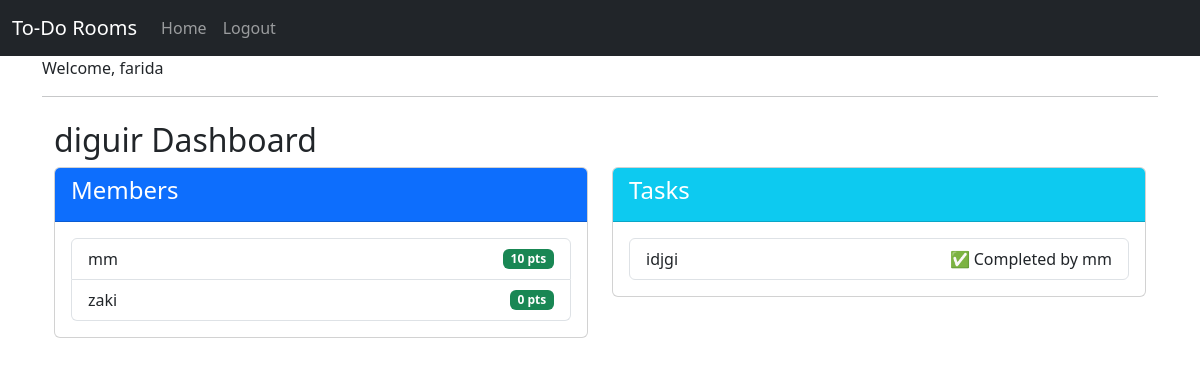
The page /dashboard/2/ (signed in) on the database its author committed.
### roommates/models.py (models this page shows, shortened)
class Room(models.Model):
    name = models.CharField(max_length=100)
    members = models.ManyToManyField(User, related_name='rooms', through='RoomMember')

class RoomMember(models.Model):
    user = models.ForeignKey(User, on_delete=models.CASCADE)
    room = models.ForeignKey(Room, on_delete=models.CASCADE)
    points = models.IntegerField(default=0)

class Task(models.Model):
    room = models.ForeignKey(
        Room,
        on_delete=models.CASCADE,
        related_name='tasks'
    )
    description = models.CharField(max_length=255)
    completed_by = models.ForeignKey(User, null=True, blank=True, on_delete=models.SET_NULL)
    created_by = models.ForeignKey(User, on_delete=models.CASCADE, related_name='created_tasks')
    is_completed = models.BooleanField(default=False)

### roommates/views.py (the view)
# urls.py: path('dashboard/<int:room_id>/', views.room_dashboard, name='room_dashboard'),
@login_required
def room_dashboard(request, room_id):
    room = get_object_or_404(Room, id=room_id)
    members = room.roommember_set.all().order_by('-points')
    tasks = Task.objects.filter(room=room)
    return render(request, 'roommates/dashboard.html', {
        'room': room,
        'members': members,
        'tasks': tasks
    })

### roommates/templates/roommates/dashboard.html (shortened to what this page needs)
{% extends "base.html" %}
{% block content %}
<div class="container mt-4">
    <h2>{{ room.name }} Dashboard</h2>
    <div class="row">
        <div class="col-md-6">
            <div class="card mb-4">
                <div class="card-header bg-primary text-white">
                    <h4>Members</h4>
                </div>
                <div class="card-body">
                    <ul class="list-group">
                        {% for member in members %}
                            <li class="list-group-item d-flex justify-content-between align-items-center">
                                {{ member.user.username }}
                                <span class="badge bg-success">{{ member.points }} pts</span>
                            </li>
                        {% endfor %}
                    </ul>
                </div>
            </div>
        </div>
        <div class="col-md-6">
            <div class="card">
                <div class="card-header bg-info text-white">
                    <h4>Tasks</h4>
                </div>
                <div class="card-body">
                    {% if tasks %}
                        <ul class="list-group">
                            {% for task in tasks %}
                                <li class="list-group-item d-flex justify-content-between align-items-center">
                                    {{ task.description }}
                                    {% if task.is_completed %}
                                        <span>
                                            ✅ Completed by {{ task.completed_by.username }}
                                        </span>
                                    {% endif %}
                                </li>
                            {% endfor %}
                        </ul>
                    {% else %}
                        <li class="list-group-item">No tasks created yet.</li>
                    {% endif %}
                </div>
            </div>
        </div>
    </div>
</div>
{% endblock %}

### roommates/templates/base.html (shortened to what this page needs)
{% load static %}
{% load widget_tweaks %}
<!DOCTYPE html>
<html lang="en">
    <head>
        <link rel="stylesheet" href="https://cdn.jsdelivr.net/npm/bootstrap@5.3.0/dist/css/bootstrap.min.css">
    </head>
    <body>
        <nav class="navbar navbar-expand-lg navbar-dark bg-dark">
            <div class="container-fluid">
                <a class="navbar-brand" href="#">To-Do Rooms</a>
                <div class="collapse navbar-collapse">
                    <ul class="navbar-nav me-auto">
                        <li class="nav-item">
                            <a class="nav-link" href="{% url 'homepage' %}">Home</a>
                        </li>
                        <li class="nav-item">
                            {% if user.is_authenticated %}
                                <a class="nav-link" href="{% url 'logout' %}">Logout</a>
                            {% else %}
                                <a class="nav-link" href="{url 'login'}">Login</a>
                            {% endif %}
                        </li>
                    </ul>
                </div>
            </div>
        </nav>
        <div class="container">
            {% if user.is_authenticated %}
                <p>Welcome, {{ user.username }}</p>
            {% endif %}
            <hr>
            {% block content %}{% endblock %}
        </div>
    </body>
</html>

### rows shown on the page
Room: name "diguir"
RoomMember: user.username "mm", points "10"
RoomMember: user.username "zaki", points "0"
Task: description "idjgi", completed_by.username "mm"

### other values the page prints
{{ user.username }} "farida"
